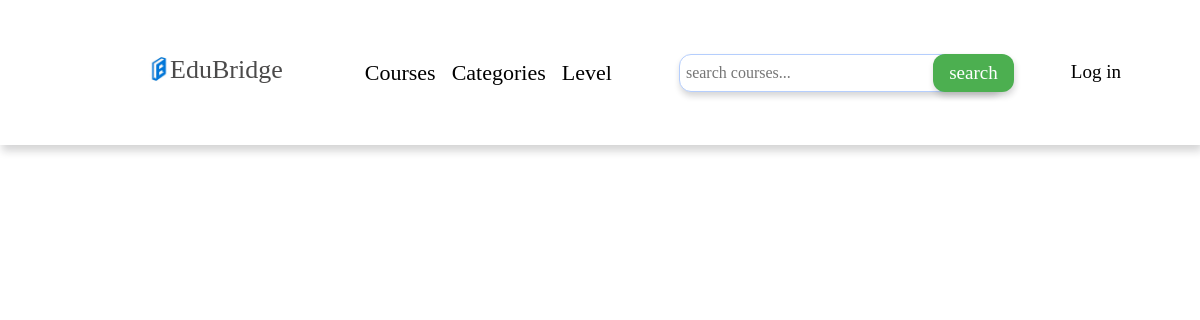
The app's page /eduBridge/assignments/, older data.
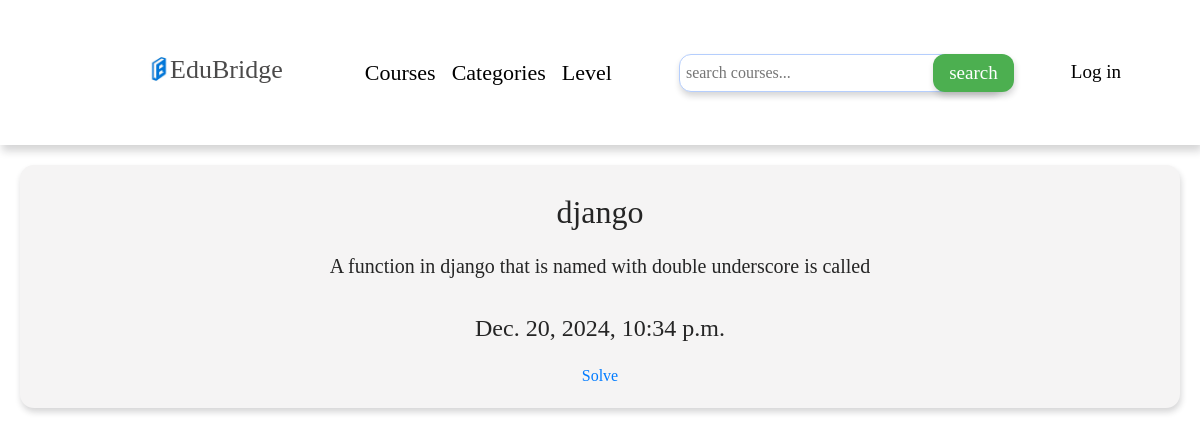
The same page, newer data.
### classroom/models.py (models this page shows, shortened)
class Assignments(models.Model):
	instructor = models.ForeignKey(User, on_delete=models.CASCADE, related_name='assigments')
	course =models.ForeignKey(Course, on_delete=models.CASCADE,related_name='assigments', null=True)
	title = models.CharField(max_length=200)
	description = models.TextField()
	due_date= models.DateTimeField()
	created_at = models.DateTimeField(auto_now_add=True)

### classroom/views.py (the view)
# urls.py: path('assignments/',views.Assignment_list, name='assignments'),
def Assignment_list(request):
    if request.user.is_staff:
        assignments = Assignments.objects.filter(instructor=request.user)
    else:
        assignments = Assignments.objects.all()
    return render(request, 'classroom/assignments.html', {'assignments':assignments})

### classroom/templates/classroom/assignments.html (shortened to what this page needs)
{% extends 'classroom/base.html' %}
{% block content %}
{% for assignment in assignments %}
<div class="assignment">
    <h2>{{assignment.title}}</h2>
    <h5>{{assignment.description}}</h5>
    <h4>{{assignment.created_at}}</h4>
    <a href="{% url 'submit-assignment' assignment.id %}">Solve</a>
</div>
{% endfor %}
{% endblock content %}

Row changes from the older to the newer data that the page shows:
added Assignments: title "django", description "A function in django that is named with double underscore is called", created_at "Dec. 20, 2024, 10:34 p.m."
